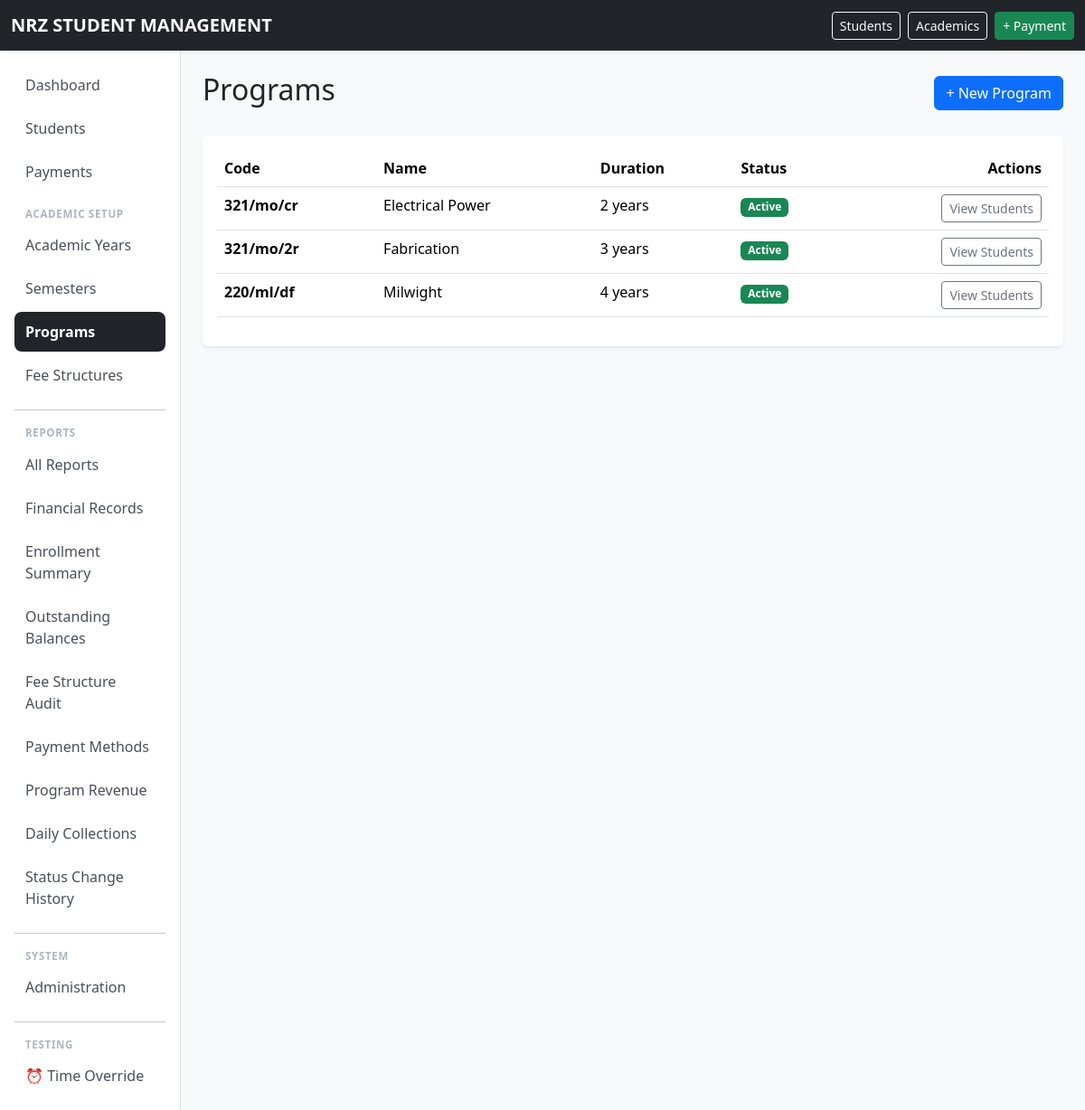
The app's page /programs/ (signed in) with its own data.
### school/models.py (models this page shows, shortened)
class Program(models.Model):
    CATEGORY_CHOICES = [
        ("NC", "National Certificate"),
        ("NQ", "National Qualification"),
        ("OTHER", "Other"),
    ]
    code = models.CharField(
        max_length=30,
        unique=True,
    )
    name = models.CharField(
        max_length=150,
        unique=True,
    )
    description = models.TextField(
        blank=True,
    )
    duration_years = models.PositiveSmallIntegerField()
    category = models.CharField(
        max_length=10,
        choices=CATEGORY_CHOICES,
        default="OTHER",
    )
    active = models.BooleanField(
        default=True,
    )
    class Meta:
        ordering = ["name"]

### school/views.py (the view)
# urls.py: path("programs/", views.program_list, name="program_list"),
@permission_required("school.view_program", raise_exception=True)
def program_list(request):
    programs = Program.objects.all().order_by("name")
    paginator = Paginator(programs, 20)
    page_obj = paginator.get_page(request.GET.get("page"))
    return render(request, "school/program_list.html", {"page_obj": page_obj})

### school/context_processors.py (called while the page is built)
def time_override_enabled(request):
    return {
        'ENABLE_TIME_OVERRIDE': getattr(settings, 'ENABLE_TIME_OVERRIDE', False)
    }

### templates/school/program_list.html (shortened to what this page needs)
{% extends "base.html" %}
{% block content %}
<div class="d-flex justify-content-between align-items-center mb-4">
    <h2>Programs</h2>
    <a href="{% url 'program_create' %}" class="btn btn-primary">+ New Program</a>
</div>
<div class="card border-0 shadow-sm">
    <div class="card-body">
        <table class="table table-hover">
            <thead>
                <tr>
                    <th>Code</th>
                    <th>Name</th>
                    <th>Duration</th>
                    <th>Status</th>
                    <th class="text-end">Actions</th>
                </tr>
            </thead>
            <tbody>
                {% for program in page_obj %}
                <tr>
                    <td class="fw-bold">{{ program.code }}</td>
                    <td>{{ program.name }}</td>
                    <td>{{ program.duration_years }} year{{ program.duration_years|pluralize }}</td>
                    <td>
                        {% if program.active %}
                            <span class="badge text-bg-success">Active</span>
                        {% else %}
                            <span class="badge text-bg-secondary">Inactive</span>
                        {% endif %}
                    </td>
                    <td class="text-end">
                        <a href="{% url 'student_list' %}?program={{ program.pk }}" class="btn btn-sm btn-outline-secondary">
                            View Students
                        </a>
                    </td>
                </tr>
                {% empty %}
                <tr>
                    <td colspan="5" class="text-center text-muted">
                        No programs yet. <a href="{% url 'program_create' %}">Create one</a>.
                    </td>
                </tr>
                {% endfor %}
            </tbody>
        </table>
    </div>
</div>
{% endblock %}

### records on screen
Program: code "321/mo/cr", name "Electrical Power", duration_years "2", active "Active"
Program: code "321/mo/2r", name "Fabrication", duration_years "3", active "Active"
Program: code "220/ml/df", name "Milwight", duration_years "4", active "Active"
